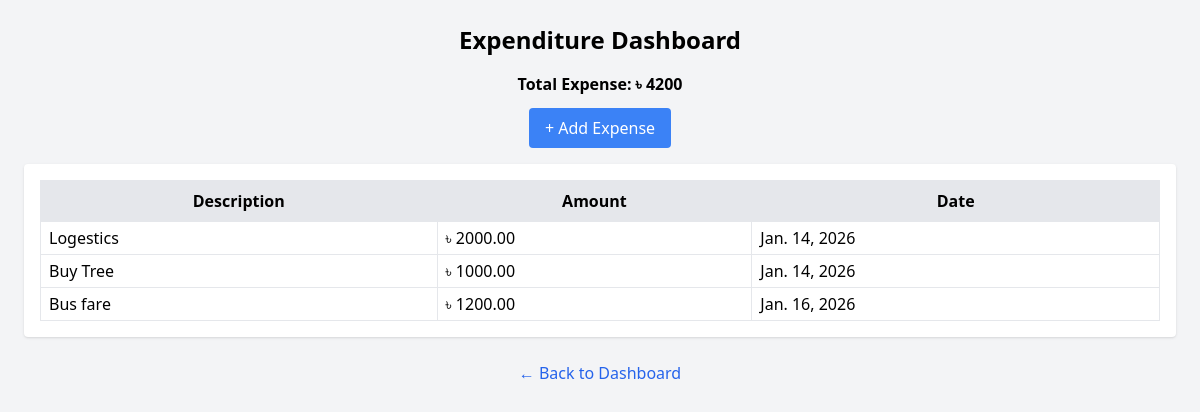
The page /expenses/ on the database its author committed.
### core/models.py (models this page shows, shortened)
class Expenditure(models.Model):
    description = models.CharField(max_length=255)
    amount = models.DecimalField(max_digits=10, decimal_places=2)
    expense_date = models.DateField(auto_now_add=True)

### core/views.py (the view)
# urls.py: path('expenses/', views.expense_dashboard, name='expense_dashboard'),
def expense_dashboard(request):
    expenses = Expenditure.objects.all()
    total_expense = expenses.aggregate(total=Sum('amount'))['total'] or 0
    context = {
        'expenses': expenses,
        'total': total_expense,  # matches {{ total }} in template
    }
    return render(request, 'core/dashboard_expenses.html', context)

### core/templates/core/dashboard_expenses.html (shortened to what this page needs)
<!DOCTYPE html>
<html>
<head>
    <script src="https://cdn.tailwindcss.com"></script>
</head>
<body class="bg-gray-100 p-6">
<div class="max-w-7xl mx-auto text-center mb-4">
    <h2 class="text-2xl font-bold mb-4">Expenditure Dashboard</h2>
    <p class="mb-3 font-semibold">Total Expense: ৳ {{ total }}</p>
    <a href="{% url 'add_expenditure' %}" class="bg-blue-500 text-white px-4 py-2 rounded hover:bg-blue-600 mb-4 inline-block">
        + Add Expense
    </a>
    <div class="bg-white shadow rounded p-4 overflow-x-auto">
        <table class="table-auto w-full border border-gray-300">
            <thead class="bg-gray-200">
                <tr>
                    <th class="border px-2 py-2 ">Description</th>
                    <th class="border px-2 py-2 ">Amount</th>
                    <th class="border px-2 py-2 ">Date</th>
                </tr>
            </thead>
            <tbody>
                {% for ex in expenses %}
                <tr class="hover:bg-gray-50">
                    <td class="border px-2 py-1 text-left">{{ ex.description }}</td>
                    <td class="border px-2 py-1 text-left">৳ {{ ex.amount }}</td>
                    <td class="border px-2 py-1 text-left">{{ ex.expense_date }}</td>
                </tr>
                {% empty %}
                <tr>
                    <td class="border px-2 py-1 text-center" colspan="3">No expenses yet</td>
                </tr>
                {% endfor %}
            </tbody>
        </table>
    </div>
    <div class="text-center mt-6">
        <a href="{% url 'main_dashboard' %}" class="text-blue-600 hover:underline font-medium">
            ← Back to Dashboard
        </a>
    </div>
</div>
</body>
</html>

### rows shown on the page
Expenditure: description "Logestics", amount "2000.00", expense_date "Jan. 14, 2026"
Expenditure: description "Buy Tree", amount "1000.00", expense_date "Jan. 14, 2026"
Expenditure: description "Bus fare", amount "1200.00", expense_date "Jan. 16, 2026"

### other values the page prints
{{ total }} "4200"
